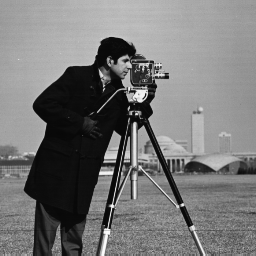
#> input picture transition/cameraman.tif, 256 x 256 px
$ python 5-transition.py
#> lines starting #> are read from the running program, lines starting #| are printed output that depends on the picture
import numpy as np
import cv2

image=cv2.imread('cameraman.tif')
#> image is the input picture: shape (256, 256, 3); min 7, max 253, mean 118.7
m=np.float32([[1,0,35],[0,1,40]])
cv2.warpAffine(image,m,(image.shape[1],image.shape[0]),image)
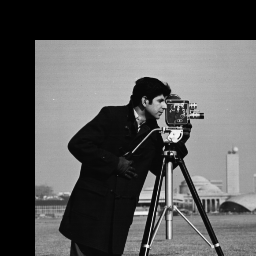
#> image: shape (256, 256, 3); min 0, max 247, mean 85.8
#or
image=cv2.warpAffine(image,m,(image.shape[1],image.shape[0]))
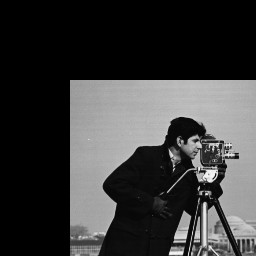
#> image: shape (256, 256, 3); min 0, max 244, mean 58.5
cv2.imshow("Transition",image)
cv2.waitKey(0)
